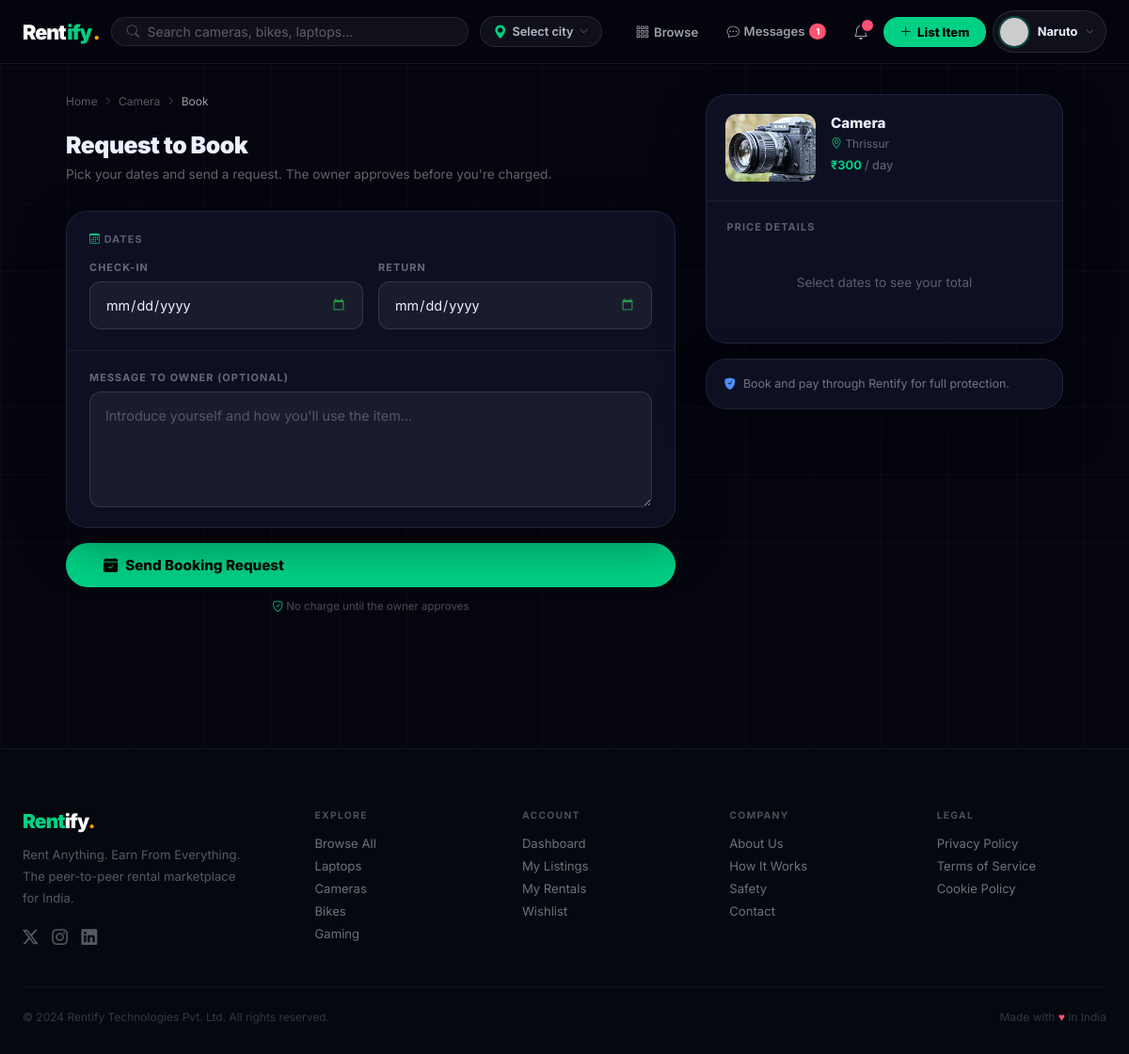
The app's page /bookings/book/5/ (signed in) with its own data.
### listings/models.py (models this page shows, shortened)
class Product(models.Model):
    owner = models.ForeignKey(User, on_delete=models.CASCADE, related_name='listings')
    title = models.CharField(max_length=200)
    category = models.CharField(max_length=50, choices=CATEGORY_CHOICES, default='other')
    description = models.TextField()
    location = models.CharField(max_length=200, help_text='Public display: city/area only')
    state = models.CharField(max_length=100, blank=True, default='')
    city = models.CharField(max_length=100, blank=True, default='')
    area_locality = models.CharField(max_length=120, blank=True, default='')
    address_private = models.CharField(max_length=300, blank=True, default='')
    price_per_day = models.DecimalField(max_digits=10, decimal_places=2)
    price_per_week = models.DecimalField(max_digits=10, decimal_places=2, null=True, blank=True)
    price_per_month = models.DecimalField(max_digits=10, decimal_places=2, null=True, blank=True)
    security_deposit = models.DecimalField(max_digits=10, decimal_places=2, default=0)
    is_available = models.BooleanField(default=True)
    rating = models.DecimalField(max_digits=3, decimal_places=2, default=0.00)
    total_reviews = models.IntegerField(default=0)
    views_count = models.IntegerField(default=0)
    is_flagged = models.BooleanField(default=False)
    flag_reason = models.CharField(max_length=200, blank=True)
    created_at = models.DateTimeField(auto_now_add=True)
    updated_at = models.DateTimeField(auto_now=True)
    class Meta:
        ordering = ['-created_at']
    def get_primary_image(self):
        img = self.images.filter(is_primary=True).first() or self.images.first()
        return img.image.url if img else static('images/no-image.svg')
    def build_public_location(self):
        parts = []
        if self.area_locality and self.area_locality.strip():
            parts.append(self.area_locality.strip())
        if self.city and self.city.strip():
            if not parts or self.city.strip().lower() != parts[0].lower():
                parts.append(self.city.strip())
        if parts:
            return ', '.join(parts)
        return (self.location or '').strip()
    def get_public_location(self):
        return self.build_public_location() or self.location or ''

class ProductImage(models.Model):
    product = models.ForeignKey(Product, on_delete=models.CASCADE, related_name='images')
    image = models.ImageField(upload_to='products/')
    is_primary = models.BooleanField(default=False)
    order = models.IntegerField(default=0)
    uploaded_at = models.DateTimeField(auto_now_add=True)
    class Meta:
        ordering = ['order', 'uploaded_at']

### bookings/views.py (the view, shortened to what this page needs)
# urls.py: path('book/<int:product_pk>/', views.create_booking_view, name='create_booking'),
@never_cache
@login_required
def create_booking_view(request, product_pk):
    product = get_object_or_404(Product, pk=product_pk, is_available=True, is_flagged=False)
    if product.owner == request.user:
        messages.error(request, "You cannot rent your own listing.")
        return redirect('product_detail', pk=product_pk)
    BLOCK_STATUSES = ('pending', 'approved', 'active', 'awaiting_payment', 'paid')
    existing = Booking.objects.filter(
        renter=request.user,
        product=product,
        status__in=BLOCK_STATUSES,
    ).first()
    if request.method == 'POST':
        form = BookingForm(request.POST)
        if form.is_valid():
            if Booking.objects.filter(
                renter=request.user, product=product, status__in=BLOCK_STATUSES
            ).exists():
                messages.warning(request, "A booking for this item already exists.")
                return redirect('my_bookings')
            booking = form.save(commit=False)
            booking.renter  = request.user
            booking.product = product
            booking.calculate_total()
            booking.save()
            create_notification(
                recipient=product.owner,
                sender=request.user,
                notification_type='booking_request',
                message=(
                    f"{request.user.get_full_name() or request.user.username} "
                    f"wants to rent your '{product.title}'"
                ),
                link='/bookings/owner/',
            )
            messages.success(request, '✓ Booking request sent! The owner will review it shortly.')
            return HttpResponseRedirect(
                reverse('my_bookings') if hasattr(request, '_use_reverse') else '/bookings/my/',
                status=303,
            )
    else:
        form = BookingForm()
    response = render(request, 'bookings/create_booking.html', {'form': form, 'product': product})
    return _no_cache(response)

### templates/bookings/create_booking.html (shortened to what this page needs)
{% extends 'base.html' %}
{% load static %}
{% block content %}
<div class="bk-layout">
  <div>
    <nav class="bk-crumb" style="display:flex;align-items:center;gap:.4rem;flex-wrap:wrap;font-size:.75rem;color:rgba(238,240,255,.35);margin-bottom:1.5rem;">
      <a href="{% url 'home' %}" style="color:inherit;text-decoration:none;">Home</a>
      <i class="bi bi-chevron-right" style="font-size:.6rem;"></i>
      <a href="{% url 'product_detail' product.pk %}" style="color:inherit;text-decoration:none;">{{ product.title|truncatechars:28 }}</a>
      <i class="bi bi-chevron-right" style="font-size:.6rem;"></i>
      <span style="color:rgba(238,240,255,.65);">Book</span>
    </nav>
    <h1 style="font-size:1.55rem;font-weight:900;color:#EEF0FF;margin:0 0 .35rem;letter-spacing:-.02em;">Request to Book</h1>
    <p style="font-size:.85rem;color:rgba(238,240,255,.4);margin:0 0 1.75rem;line-height:1.6;">
      Pick your dates and send a request. The owner approves before you're charged.
    </p>
    <form method="post" novalidate id="bookingForm">
      <div class="bk-glass" style="margin-bottom:1rem;">
        <div class="bk-form-section">
          <div style="font-size:.68rem;font-weight:700;text-transform:uppercase;letter-spacing:.1em;color:rgba(238,240,255,.35);margin-bottom:1rem;">
            <i class="bi bi-calendar3 me-1" style="color:#00D084;"></i> Dates
          </div>
          <div class="bk-date-row" style="display:grid;grid-template-columns:1fr 1fr;gap:1rem;">
            <div>
              <label class="listing-label" for="{{ form.start_date.id_for_label }}">Check-in</label>
              <input type="date" name="start_date" id="{{ form.start_date.id_for_label }}" class="rfy-field-input" required value="{{ form.start_date.value|default:'' }}">
            </div>
            <div>
              <label class="listing-label" for="{{ form.end_date.id_for_label }}">Return</label>
              <input type="date" name="end_date" id="{{ form.end_date.id_for_label }}" class="rfy-field-input" required value="{{ form.end_date.value|default:'' }}">
            </div>
          </div>
        </div>
        <div class="bk-form-section">
          <label class="listing-label" for="renter_note">Message to owner (optional)</label>
          <textarea name="renter_note" id="renter_note" class="rfy-field-input rfy-field-textarea" rows="4"
                    placeholder="Introduce yourself and how you'll use the item…">{{ form.renter_note.value|default:'' }}</textarea>
        </div>
      </div>
      <button type="submit" class="listing-submit-btn" style="width:100%;">
        <i class="bi bi-calendar-check-fill"></i> Send Booking Request
      </button>
      <p style="text-align:center;font-size:.72rem;color:rgba(238,240,255,.3);margin-top:.85rem;">
        <i class="bi bi-shield-check" style="color:#00D084;"></i> No charge until the owner approves
      </p>
    </form>
  </div>
  <aside class="bk-sticky">
    <div class="bk-glass">
      <div class="bk-summary-product">
        <img src="{{ product.get_primary_image }}" alt=""
             onerror="this.src='https://placehold.co/96x72/0d1020/00D084?text=📦'">
        <div style="min-width:0;">
          <h2 style="font-size:.95rem;font-weight:800;color:#EEF0FF;margin:0 0 .25rem;line-height:1.3;">{{ product.title }}</h2>
          <div style="font-size:.75rem;color:rgba(238,240,255,.4);">
            <i class="bi bi-geo-alt" style="color:#00D084;"></i> {{ product.get_public_location }}
          </div>
          <div style="margin-top:.5rem;font-size:.8rem;font-weight:700;color:#00D084;">
            ₹{{ product.price_per_day|floatformat:0 }} <span style="font-weight:500;color:rgba(238,240,255,.35);">/ day</span>
          </div>
        </div>
      </div>
      <div class="bk-summary-body">
        <div style="font-size:.68rem;font-weight:700;text-transform:uppercase;letter-spacing:.1em;color:rgba(238,240,255,.35);margin-bottom:.75rem;">Price details</div>
        <div id="bk-summary-lines">
          <div class="bk-summary-empty">Select dates to see your total</div>
        </div>
      </div>
    </div>
    <div class="bk-glass" style="margin-top:1rem;padding:1rem 1.15rem;font-size:.78rem;color:rgba(238,240,255,.45);line-height:1.6;display:flex;gap:.5rem;">
      <i class="bi bi-shield-fill-check" style="color:#4F8EF7;flex-shrink:0;"></i>
      Book and pay through Rentify for full protection.
    </div>
  </aside>
</div>
{% endblock %}

### templates/includes/navbar.html (shortened to what this page needs)
{% if user.is_authenticated %}
<nav class="rfy-nav" id="mainNav">
  <div class="rfy-nav-inner">
    <a href="{% url 'home' %}" class="rfy-brand me-1">
      <span class="b-dark">Rent</span><span style="color:var(--green);">ify</span><span class="b-dot">.</span>
    </a>
    <form class="rfy-search d-none d-md-flex" action="{% url 'browse' %}" method="get" style="max-width:380px;">
      <i class="bi bi-search" style="color:rgba(238,240,255,.3);font-size:.85rem;flex-shrink:0;"></i>
      <input type="text" name="q" placeholder="Search cameras, bikes, laptops…" value="{{ request.GET.q|default:'' }}" autocomplete="off">
    </form>
    <div class="d-none d-lg-flex">
      {% include 'includes/location_dropdown.html' %}
    </div>
    <div class="rfy-nav-right d-none d-lg-flex">
      <a href="{% url 'browse' %}"
         class="rfy-navlink ">
        <i class="bi bi-grid-3x3-gap"></i> Browse
      </a>
      <a href="{% url 'inbox' %}"
         class="rfy-msg-link {% if request.resolver_match.url_name == 'inbox' or request.resolver_match.url_name == 'conversation' %}active{% endif %}">
        <i class="bi bi-chat-dots"></i>
        Messages
        {% if unread_count > 0 %}<span class="rfy-msg-badge">{{ unread_count }}</span>{% endif %}
      </a>
      <div style="position:relative;">
        <button class="rfy-iconbtn" id="notifBtn" aria-label="Notifications">
          <i class="bi bi-bell"></i>
          {% if unread_count > 0 %}<span class="rfy-badge"></span>{% endif %}
        </button>
      </div>
      <a href="{% url 'create_listing' %}" class="rfy-list-btn">
        <i class="bi bi-plus-lg"></i> List Item
      </a>
      <div class="rfy-nav-authed-only" style="position:relative;margin-left:.15rem;">
        <button class="rfy-profile-trigger" id="profileBtn" aria-expanded="false">
          <img src="{{ request.user.profile.get_photo_url }}"
               alt="{{ request.user.username }}"
               onerror="this.src='https://placehold.co/34/4F8EF7/fff?text={{ request.user.username|first|upper }}'">
          <span class="pt-name d-none d-xl-block">{{ request.user.first_name|default:request.user.username }}</span>
          <i class="bi bi-chevron-down pt-caret"></i>
        </button>
      </div>
    </div>
  </div>
</nav>
{% endif %}

### records on screen
Product: title "Camera", get_primary_image (picture), get_public_location "Thrissur", price_per_day "300"

### other values on screen
{{ unread_count }} "1"
{{ request.user.first_name|default:request.user.username }} "Naruto"
{{ section }} "EXPLORE" "ACCOUNT" "COMPANY" "LEGAL"
{{ label }} "Browse All" "Laptops" "Cameras" "Bikes" "Gaming" "Dashboard" "My Listings" "My Rentals" "Wishlist" "About Us" "How It Works" "Safety" "Contact" "Privacy Policy" "Terms of Service" "Cookie Policy"
